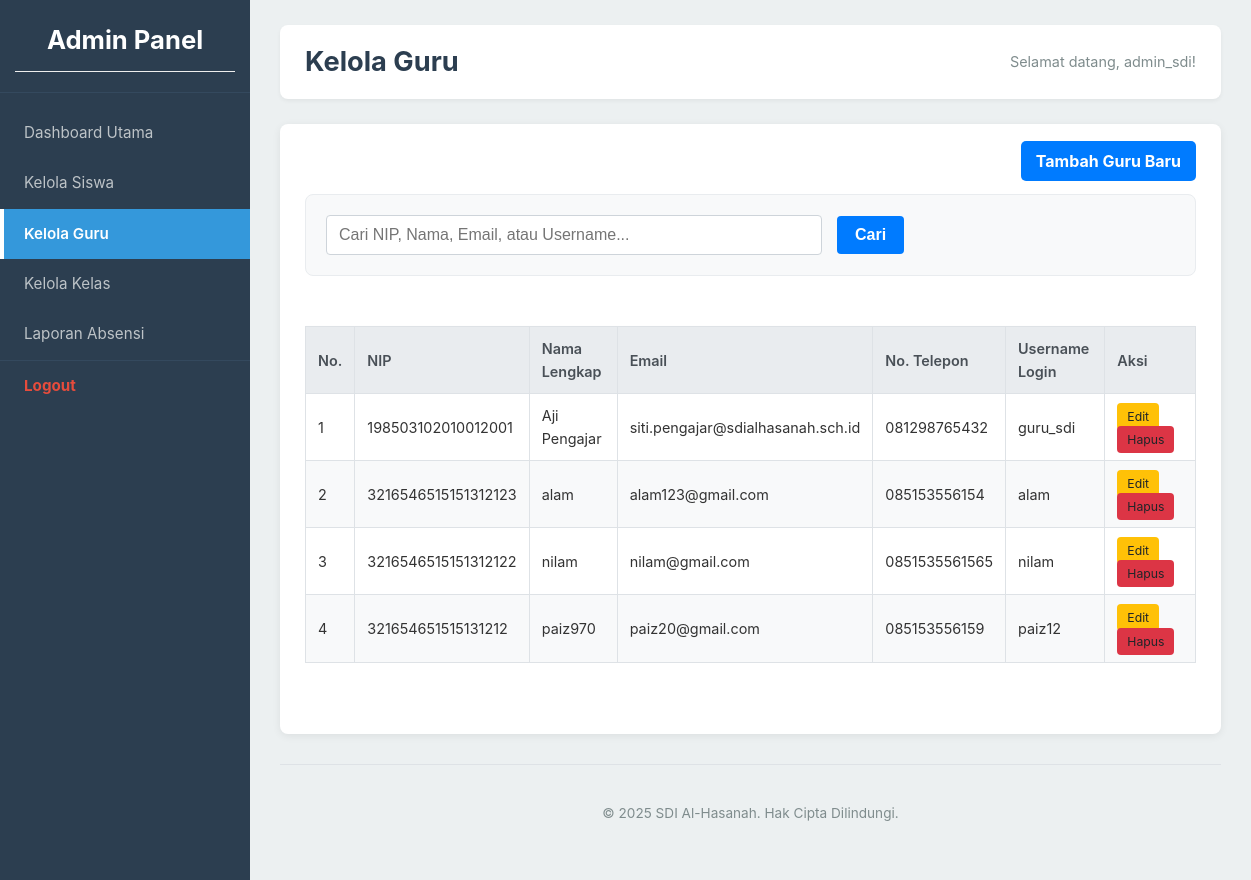
The page /public/admin/index.php?page=kelola_guru (signed in) on the database its author committed.
### tables this page shows
CREATE TABLE `guru` (
  `guru_id` int(11) NOT NULL,
  `user_id` int(11) NOT NULL,
  `nip` varchar(30) DEFAULT NULL,
  `nama_lengkap` varchar(100) NOT NULL,
  `email` varchar(100) DEFAULT NULL,
  `nomor_telepon` varchar(20) DEFAULT NULL,
  `alamat` text DEFAULT NULL,
  `created_at` timestamp NOT NULL DEFAULT current_timestamp(),
  `updated_at` timestamp NOT NULL DEFAULT current_timestamp() ON UPDATE current_timestamp()
);

CREATE TABLE `users` (
  `user_id` int(11) NOT NULL,
  `username` varchar(50) NOT NULL,
  `password_hash` varchar(255) NOT NULL,
  `role` enum('Admin','Guru') NOT NULL,
  `created_at` timestamp NOT NULL DEFAULT current_timestamp(),
  `updated_at` timestamp NOT NULL DEFAULT current_timestamp() ON UPDATE current_timestamp()
);

### public/admin/pages/kelola_guru_content.php (the view, shortened to what this page needs)
<?php
global $conn;
$page_message = '';
$search_query = isset($_GET['search']) ? trim($_GET['search']) : '';
$sql = "SELECT g.guru_id, g.nip, g.nama_lengkap, g.email, g.nomor_telepon, u.username
        FROM Guru g
        LEFT JOIN Users u ON g.user_id = u.user_id";
$sql .= " ORDER BY g.nama_lengkap ASC";
$stmt = $conn->prepare($sql);
$gurus = [];
if ($stmt && empty($page_message)) {
    if (!$stmt->execute()) {
        $page_message = "<div class='info-message error'>Gagal mengeksekusi query: " . htmlspecialchars($stmt->error) . "</div>";
    } else {
        $result = $stmt->get_result();
        if ($result) {
            while ($row = $result->fetch_assoc()) {
                $gurus[] = $row;
            }
        }
    }
}
?>
<div class="add-button-container">
    <a href="index.php?page=tambah_guru" class="add-button">Tambah Guru Baru</a>
</div>
<form method="GET" action="index.php" class="filter-form">
    <div style="flex-grow: 2;">
        <input type="text" name="search" placeholder="Cari NIP, Nama, Email, atau Username..." value="<?php echo htmlspecialchars($search_query); ?>">
    </div>
    <div>
        <button type="submit">Cari</button>
    </div>
</form>
<?php if (!empty($gurus)): ?>
    <div class="table-responsive">
        <table class="table-data">
            <thead>
                <tr>
                    <th>No.</th>
                    <th>NIP</th>
                    <th>Nama Lengkap</th>
                    <th>Email</th>
                    <th>No. Telepon</th>
                    <th>Username Login</th>
                    <th>Aksi</th>
                </tr>
            </thead>
            <tbody>
                <?php $no = 1; foreach ($gurus as $guru): ?>
                    <tr>
                        <td><?php echo $no++; ?></td>
                        <td><?php echo htmlspecialchars($guru['nip'] ?? 'N/A'); ?></td>
                        <td><?php echo htmlspecialchars($guru['nama_lengkap']); ?></td>
                        <td><?php echo htmlspecialchars($guru['email'] ?? 'N/A'); ?></td>
                        <td><?php echo htmlspecialchars($guru['nomor_telepon'] ?? 'N/A'); ?></td>
                        <td><?php echo htmlspecialchars($guru['username'] ?? 'N/A'); ?></td>
                        <td class="action-links">
                            <a href="index.php?page=edit_guru&id=<?php echo $guru['guru_id']; ?>" class="edit-link">Edit</a>
                            <a href="hapus_guru.php?id=<?php echo $guru['guru_id']; ?>" class="delete-link-permanent" onclick="return confirm('PERINGATAN! Anda akan menghapus data guru ini dan akun loginnya secara permanen. Lanjutkan?');">Hapus</a>
                        </td>
                    </tr>
                <?php endforeach; ?>
            </tbody>
        </table>
    </div>
<?php elseif(empty($page_message)): ?>
    <p style="text-align:center; margin-top: 20px;">Belum ada data guru yang ditambahkan atau cocok dengan pencarian.</p>
<?php endif; ?>

### public/css/style.css (style rules this page uses)
html, body { height: 100%; margin: 0; padding: 0; font-family: -apple-system, BlinkMacSystemFont, "Segoe UI", Roboto, "Helvetica Neue", Arial, sans-serif; background-color: #f4f7f6; color: #333; line-height: 1.6; }
.table-responsive { overflow-x: auto; }
a { color: #3498db; text-decoration: none; transition: color 0.2s ease; }
input[type="text"], input[type="password"], input[type="date"], input[type="email"], input[type="file"], select, textarea { width: 100%; padding: 10px 12px; margin-bottom: 18px; border: 1px solid #ced4da; border-radius: 4px; box-sizing: border-box; font-size: 1em; transition: border-color 0.2s ease, box-shadow 0.2s ease; }
button, input[type="submit"] { width: 100%; padding: 12px 15px; background-color: #007bff; color: white; border: none; border-radius: 4px; cursor: pointer; font-size: 1em; font-weight: bold; transition: background-color 0.3s ease; }
.add-button-container { margin-bottom: 20px; text-align: right; }
.add-button { background-color: #007bff; color: white; padding: 10px 15px; border-radius: 5px; font-weight: bold; }
.table-data, .table-absensi { width: 100%; border-collapse: collapse; margin-top: 25px; font-size: 0.9em; box-shadow: 0 2px 4px rgba(0,0,0,0.05); }
.table-data th, .table-data td, .table-absensi th, .table-absensi td { border: 1px solid #dee2e6; padding: 10px 12px; text-align: left; vertical-align: middle; }
.table-data th, .table-absensi th { background-color: #e9ecef; color: #495057; font-weight: 600; }
.table-data tr:nth-child(even), .table-absensi tr:nth-child(even) { background-color: #f8f9fa; }
.filter-form { display: flex; flex-wrap: wrap; gap: 15px; margin-bottom: 25px; align-items: center; padding: 20px; background-color: #f8f9fa; border: 1px solid #e9ecef; border-radius: 8px; }
.filter-form > div { flex: 1 1 180px; }
.filter-form input, .filter-form select { margin-bottom: 0; }
.filter-form button, .filter-form a.reset-button { width: auto; flex-grow: 0; align-self: flex-end; padding: 10px 18px; }
.action-links a { margin-right: 5px; padding: 6px 10px; border-radius: 4px; font-size: 0.85em; color: white; transition: opacity 0.2s ease; }
.action-links a.edit-link { background-color: #ffc107; color: #212529 !important; }
.action-links a.delete-link-permanent { background-color: #dc3545; color: #212529 !important; }

### rows shown on the page
guru: nip "198503102010012001", nama_lengkap "Aji Pengajar", email "siti.pengajar@sdialhasanah.sch.id", nomor_telepon "081298765432", user.username "guru_sdi"
guru: nip "3216546515151312123", nama_lengkap "alam", email "alam123@gmail.com", nomor_telepon "085153556154", user.username "alam"
guru: nip "3216546515151312122", nama_lengkap "nilam", email "nilam@gmail.com", nomor_telepon "0851535561565", user.username "nilam"
guru: nip "321654651515131212", nama_lengkap "paiz970", email "paiz20@gmail.com", nomor_telepon "085153556159", user.username "paiz12"

### other values the page prints
$page_title "Kelola Guru"
$admin_username "admin_sdi"
